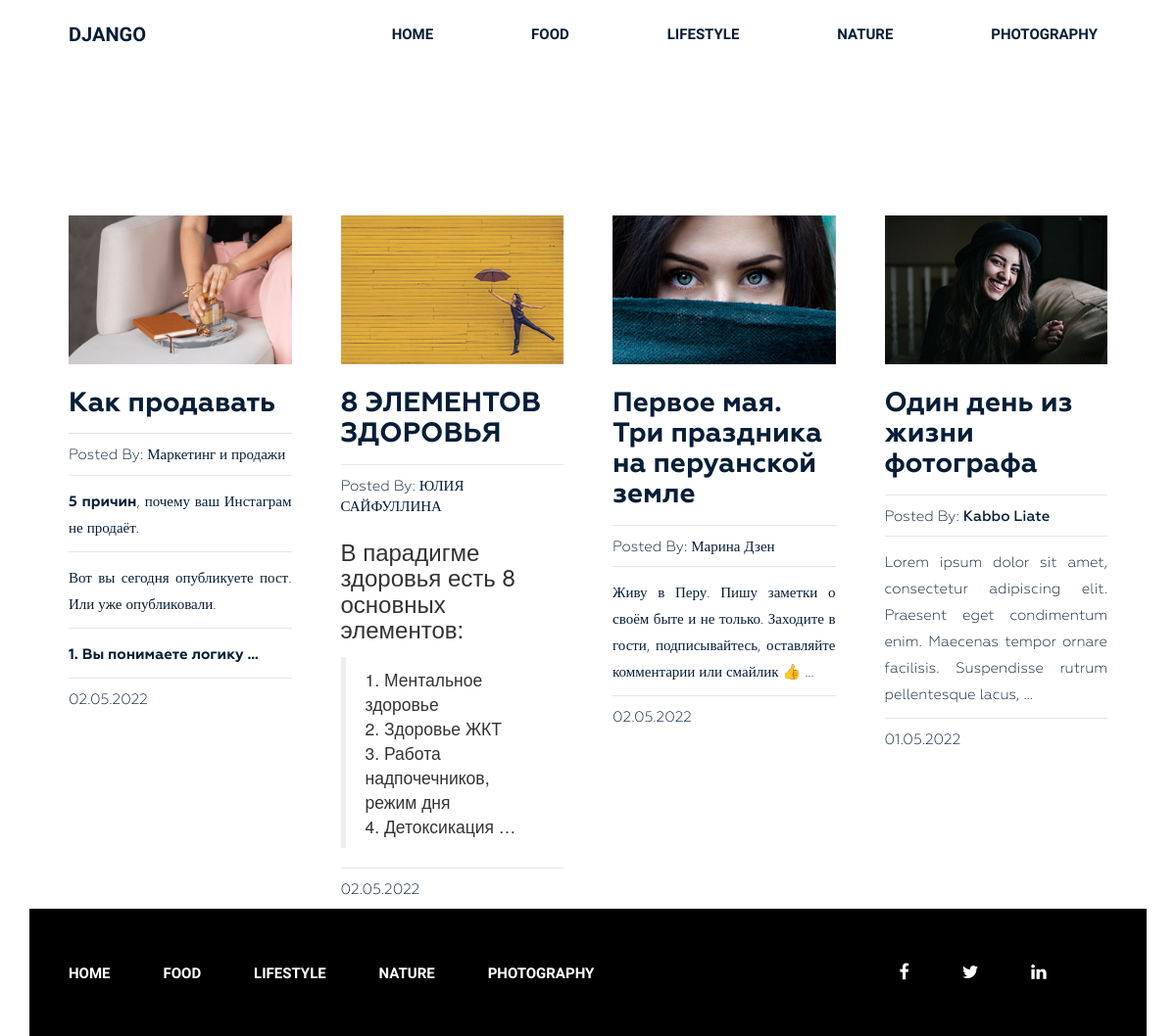
/tag/adventure/, run on the app's committed database.
### Burgers/models.py (models this page shows, shortened)
class Category(models.Model):
    title = models.CharField(max_length=255)
    slug = models.SlugField(max_length=255, verbose_name='Url', unique=True)
    def get_absolute_url(self):
        return reverse('category', kwargs={"slug": self.slug})
    class Meta:
        ordering = ['title']
        verbose_name_plural = 'Категории'

class Post(models.Model):
    title = models.CharField(max_length=255)
    slug = models.SlugField(max_length=255)
    author = models.CharField(max_length=100)
    content = models.TextField(blank=True)
    created_at = models.DateTimeField(auto_now_add=True, verbose_name='Дата публикации')
    photo = models.ImageField(upload_to='photos/%Y/%m/%d/', blank=True)
    views = models.IntegerField(default=0, verbose_name='кол-во просмотров')
    category = models.ForeignKey(Category, on_delete=models.PROTECT, related_name='posts')
    tags = models.ManyToManyField(Tag, blank=True, related_name='posts')
    is_pinned = models.BooleanField(default=False, verbose_name='закрепленно?')
    class Meta:
        ordering = ['-created_at']
        verbose_name_plural = 'Посты'
    def get_absolute_url(self):
        return reverse('post', kwargs={"slug": self.slug})

### Burgers/views.py (the view)
# urls.py: path('tag/<str:slug>/', PostsByTag.as_view(), name='tag'),
class PostsByTag(ListView):
    template_name = 'Burgers/tag_list.html'
    context_object_name = 'posts'
    paginate_by = 4
    allow_empty = False
    def get_queryset(self):
        return Post.objects.filter(tags__slug=self.kwargs['slug'])
    def get_context_data(self, *, object_list=None, **kwargs):
        context = super().get_context_data(**kwargs)
        context['title'] = 'Записи по тегу: ' + str(Tag.objects.get(slug=self.kwargs['slug']))
        return context

### Burgers/models.py (called while the page is built)
    def __str__(self):
        return self.title

### Burgers/templatetags/menu.py (called while the page is built)
@register.inclusion_tag('Burgers/menu_tpl.html')
def show_menu(menu_class='menu'):
    categories = Category.objects.all()
    return {"categories":categories, "menu_class":menu_class}

### Burgers/templates/Burgers/tag_list.html (shortened to what this page needs)
{% extends 'base.html' %}
{% load static %}
{% block content %}
<section class="blog-post-area">
    <div class="container">
        <div class="row">
            <div class="blog-post-area-style">
                {% for post in posts %}
                <div class="col-md-3">
                    <div class="single-post">
                        {% if post.photo %}
                        <img src="{{ post.photo.url }}" alt="{{post.title}}">
                        {% else %}
                        <img src="https://picsum.photos/id/1060/300/201/?blur=2" alt="{{post.title}}">
                        {% endif %}
                        <h3><a href="{{ post.get_absolute_url }}">{{ post.title }}</a></h3>
                        <h4><span>Posted By: <span class="author-name">{{ post.author }}</span></span>
                        </h4>
                        {{ post.content|truncatewords_html:20|safe }}
                        <h4><span>{{post.created_at|date:"d.m.Y"}}</span></h4>
                    </div>
                </div>
                {% endfor %}
            </div>
        </div>
    </div>
</section>
{% endblock %}

### Burgers/templates/Burgers/menu_tpl.html
<div class="{{menu_class}}">
    <ul>
        <li><a href="{% url 'home' %}">Home</a></li>
        {% for item in categories %}
        <li><a href="{{ item.get_absolute_url }}">{{ item.title }}</a></li>
        {% endfor %}
    </ul>
</div>

### static/style.css (style rules this page uses)
.wrapper header.header .menu { margin: 0 }
.wrapper header.header .menu ul { float: right; margin: 0; padding: 0; margin-right: 4px; }
.wrapper header.header .menu ul li { display: inline-block; list-style: outside none none; margin: 0 -4px 0 0; }
.wrapper header.header .menu ul li a { color: rgb(6, 30, 55); font-family: "Raleway", sans-serif; font-size: 15px; font-weight: 600; line-height: 70px; padding: 26px 50px; text-decoration: none; text-transform: uppercase; }
section.blog-post-area { margin-top: 50px; }
section.blog-post-area img { width: 100%; }
section.blog-post-area .single-post { padding-right: 20px; margin: 100px 0px 0px; }
section.blog-post-area h4 span { font-family: Geometria; font-weight: 400; font-size: 15px; color: #061e37; text-decoration: none; }
section.blog-post-area h4 span.author-name { font-weight: 500; }
.blog-post-area .single-post h3 a { font-family: Geometria; font-size: 28px; font-weight: 700; text-decoration: none; color: #061e37; }
.blog-post-area .single-post p { color: #061e37; font-family: Geometria; font-size: 15px; font-weight: 400; line-height: 27px; padding-top: 14px; position: relative; text-align: justify; }
.blog-post-area .single-post h4 { margin-bottom: 12px; padding-top: 10px; position: relative; }
.blog-post-area .single-post h4::before { background: #e6e6e6 none repeat scroll 0 0; content: ""; height: 1px; position: absolute; top: 0; width: 100%; }
.blog-post-area .single-post p::before { background: #e6e6e6 none repeat scroll 0 0; content: ""; height: 1px; position: absolute; top: 0; width: 100%; }
.blog-post-area .single-post h3 { margin: 25px 0 15px; }
.blog-post-area .blog-post-area-style { margin: 0 20px 0 40px; }
.wrapper footer.footer .footer-menu { margin: 0 }
.wrapper footer.footer .footer-menu ul { line-height: 130px; margin: 0; padding: 0; }
.wrapper footer.footer .footer-menu ul li { display: inline; list-style: outside none none; margin: 0; padding: 30px 0px; }
.wrapper footer.footer .footer-menu ul li a { color: #fff; font-family: "Raleway", sans-serif; font-size: 15px; font-weight: 600; line-height: 70px; margin-left: 40px; padding: 26px 10px 26px 0; text-decoration: none; text-transform: uppercase; }

### data on the page
Category: title "FOOD"
Category: title "LIFESTYLE"
Category: title "NATURE"
Category: title "PHOTOGRAPHY"
Post: photo (picture), title "Как продавать", author "Маркетинг и продажи", content "5 причин , почему ваш Инстаграм не продаёт. Вот вы сегодня опубликуете пост. Или уже опубликовали. 1. Вы понимаете логику …", created_at "02.05.2022"
Post: photo (picture), title "8 ЭЛЕМЕНТОВ ЗДОРОВЬЯ", author "ЮЛИЯ САЙФУЛЛИНА", content "В парадигме здоровья есть 8 основных элементов: 1. Ментальное здоровье 2. Здоровье ЖКТ 3. Работа надпочечников, режим дня 4. Детоксикация …", created_at "02.05.2022"
Post: photo (picture), title "Первое мая. Три праздника на перуанской земле", author "Марина Дзен", content "Живу в Перу. Пишу заметки о своём быте и не только. Заходите в гости, подписывайтесь, оставляйте комментарии или смайлик 👍 …", created_at "02.05.2022"
Post: photo (picture), title "Один день из жизни фотографа", author "Kabbo Liate", content "Lorem ipsum dolor sit amet, consectetur adipiscing elit. Praesent eget condimentum enim. Maecenas tempor ornare facilisis. Suspendisse rutrum pellentesque lacus, …", created_at "01.05.2022"
